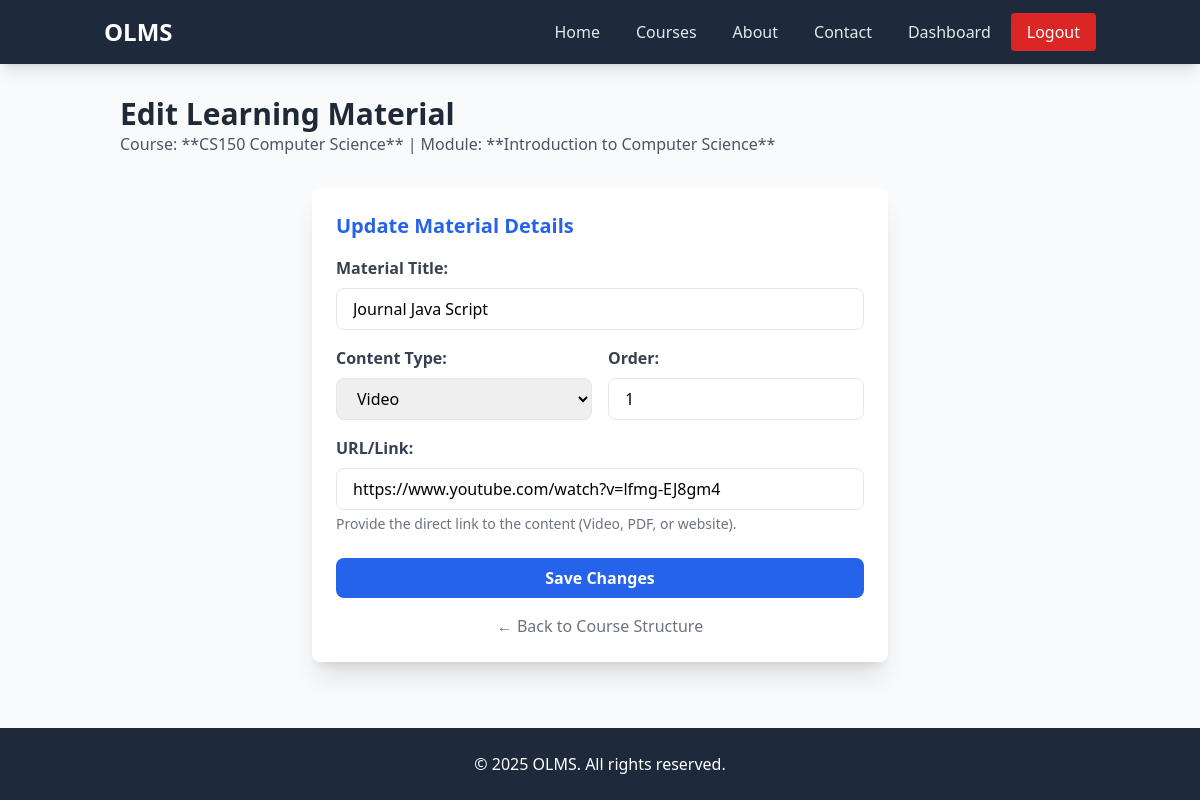
/lecturer/edit_material.php?material_id=3 (signed in), run on the app's committed database.
### tables this page shows
CREATE TABLE `learning_materials` (
  `id` int(11) NOT NULL,
  `module_id` int(11) NOT NULL,
  `title` varchar(255) NOT NULL,
  `content_type` enum('video','reading','quiz','link') NOT NULL,
  `content_url` varchar(500) DEFAULT NULL COMMENT 'URL for video/reading file/external link',
  `material_order` int(11) NOT NULL COMMENT 'Order within the module'
);

CREATE TABLE `courses` (
  `id` int(11) NOT NULL,
  `title` varchar(100) NOT NULL,
  `level` varchar(50) DEFAULT NULL,
  `language` varchar(50) DEFAULT NULL,
  `fee` double(10,2) DEFAULT NULL,
  `lecturer_id` int(11) DEFAULT NULL,
  `description` varchar(500) DEFAULT NULL
);

CREATE TABLE `modules` (
  `id` int(11) NOT NULL,
  `course_id` int(11) DEFAULT NULL,
  `title` varchar(150) NOT NULL,
  `module_order` int(11) NOT NULL
);

### lecturer/edit_material.php (the view, shortened to what this page needs)
<?php
include("../header.php");
include("../connection.php");
$lecturer_id = $_SESSION['user_id'];
$material_id = isset($_GET['material_id']) ? (int)$_GET['material_id'] : null;
$fetch_query = "
    SELECT
        T1.id, T1.title, T1.content_type, T1.content_url, T1.material_order,
        T2.title AS module_title,
        T3.id AS course_id, T3.title AS course_title
    FROM
        learning_materials AS T1
    INNER JOIN
        modules AS T2 ON T1.module_id = T2.id
    INNER JOIN
        courses AS T3 ON T2.course_id = T3.id
    WHERE
        T1.id = '$material_id' AND T3.lecturer_id = '$lecturer_id'";
$material_result = mysqli_query($conn, $fetch_query);
$material = mysqli_fetch_assoc($material_result);
$course_id = $material['course_id'];
$module_title = htmlspecialchars($material['module_title']);
$course_title = htmlspecialchars($material['course_title']);
$current_title = htmlspecialchars($material['title']);
$current_type = $material['content_type'];
$current_url = htmlspecialchars($material['content_url']);
$current_order = $material['material_order'];
?>
<body>
    <div class="container mx-auto p-8">
        <header class="mb-8">
            <h1 class="text-3xl font-bold text-gray-800">Edit Learning Material</h1>
            <p class="text-md text-gray-600">
                Course: **<?php echo $course_title; ?>** | Module: **<?php echo $module_title; ?>**
            </p>
        </header>
        <div class="max-w-xl mx-auto p-6 bg-white rounded-lg shadow-xl">
            <h2 class="text-xl font-semibold mb-4 text-blue-600">Update Material Details</h2>
            <form action="edit_material.php?material_id=<?php echo $material_id; ?>" method="POST">
                <div class="mb-4">
                    <label for="material_title" class="block text-gray-700 font-semibold mb-2">Material Title:</label>
                    <input type="text" id="material_title" name="material_title" value="<?php echo $current_title; ?>" required
                        class="w-full px-4 py-2 border rounded-lg">
                </div>
                <div class="grid grid-cols-2 gap-4 mb-4">
                    <div>
                        <label for="content_type" class="block text-gray-700 font-semibold mb-2">Content Type:</label>
                        <select id="content_type" name="content_type" required
                            class="w-full px-4 py-2 border rounded-lg">
                            <option value="video" <?php echo ($current_type == 'video' ? 'selected' : ''); ?>>Video</option>
                        </select>
                    </div>
                    <div>
                        <label for="material_order" class="block text-gray-700 font-semibold mb-2">Order:</label>
                        <input type="number" id="material_order" name="material_order" min="1" value="<?php echo $current_order; ?>" required
                            class="w-full px-4 py-2 border rounded-lg">
                    </div>
                </div>
                <div class="mb-6">
                    <label for="content_url" class="block text-gray-700 font-semibold mb-2">URL/Link:</label>
                    <input type="text" id="content_url" name="content_url" value="<?php echo $current_url; ?>"
                        class="w-full px-4 py-2 border rounded-lg" placeholder="e.g., https://www.youtube.com/...">
                    <p class="text-sm text-gray-500 mt-1">Provide the direct link to the content (Video, PDF, or website).</p>
                </div>
                <button type="submit"
                    class="w-full bg-blue-600 text-white font-bold py-2 px-4 rounded-lg hover:bg-blue-700 transition">
                    Save Changes
                </button>
            </form>
            <div class="mt-4 text-center">
                <a href="module_setup.php?course_id=<?php echo $course_id; ?>"
                    class="text-gray-500 hover:text-gray-700 font-medium">← Back to Course Structure</a>
            </div>
        </div>
    </div>
</body>
<?php include("../footer.php"); ?>

### data on the page
learning_materials: courses.title "CS150 Computer Science", module.title "Introduction to Computer Science", material_title "Journal Java Script", content_type "Video", material_order "1", content_url "https://www.youtube.com/watch?v=lfmg-EJ8gm4"
